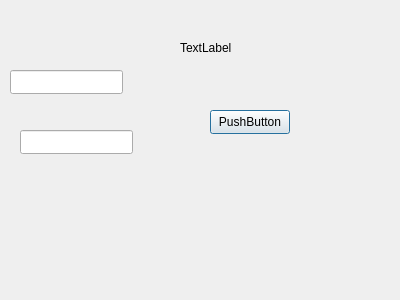
<?xml version="1.0" encoding="UTF-8"?>
<ui version="4.0">
 <class>librarianLogin</class>
 <widget class="QDialog" name="librarianLogin">
  <property name="geometry">
   <rect>
    <x>0</x>
    <y>0</y>
    <width>400</width>
    <height>300</height>
   </rect>
  </property>
  <property name="windowTitle">
   <string>Dialog</string>
  </property>
  <widget class="QLineEdit" name="usernameEdit">
   <property name="geometry">
    <rect>
     <x>10</x>
     <y>70</y>
     <width>113</width>
     <height>24</height>
    </rect>
   </property>
  </widget>
  <widget class="QLineEdit" name="passwordEdit">
   <property name="geometry">
    <rect>
     <x>20</x>
     <y>130</y>
     <width>113</width>
     <height>24</height>
    </rect>
   </property>
  </widget>
  <widget class="QLabel" name="loginLabel">
   <property name="geometry">
    <rect>
     <x>180</x>
     <y>40</y>
     <width>60</width>
     <height>16</height>
    </rect>
   </property>
   <property name="text">
    <string>TextLabel</string>
   </property>
  </widget>
  <widget class="QPushButton" name="loginButton">
   <property name="geometry">
    <rect>
     <x>210</x>
     <y>110</y>
     <width>80</width>
     <height>24</height>
    </rect>
   </property>
   <property name="text">
    <string>PushButton</string>
   </property>
  </widget>
 </widget>
 <resources/>
 <connections/>
</ui>
